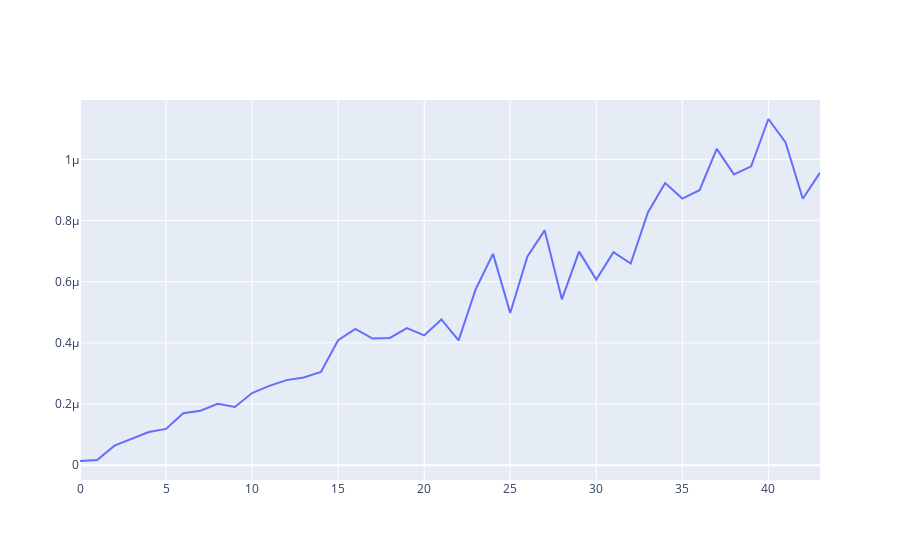

The notebook cell this image was saved under:
### Code cell
import plotly.graph_objs as go
import plotly.express as px
fig = go.Figure()

# for combination, losses in results.items():
for i in range(1):
    scatter = go.Scatter(
        x=list(range(len(cache['improvements_cache']))),
        y=cache['improvements_cache'],
        mode='lines',
        name=combination,
        hovertext=combination
        )
    
    fig.add_trace(scatter)

fig.show()

### Figure 1 — Plotly figure (JSON) as saved in the notebook; plotly's stock layout.template omitted (floating-point values rounded to 4 significant figures)
{"data": [{"hovertext": "3_True_0.01_10_8_False_[3, 3, 3]_35_['max', 'avg']", "mode": "lines", "name": "3_True_0.01_10_8_False_[3, 3, 3]_35_['max', 'avg']", "type": "scatter", "x": [0, 1, 2, 3, 4, 5, 6, 7, 8, 9, 10, 11, 12, 13, 14, 15, 16, 17, 18, 19, 20, 21, 22, 23, 24, 25, 26, 27, 28, 29, 30, 31, 32, 33, 34, 35, 36, 37, 38, 39, 40, 41, 42, 43], "y": [1.361e-08, 1.7e-08, 6.388e-08, 8.703e-08, 1.083e-07, 1.186e-07, 1.701e-07, 1.782e-07, 2.008e-07, 1.903e-07, 2.358e-07, 2.593e-07, 2.781e-07, 2.869e-07, 3.048e-07, 4.088e-07, 4.456e-07, 4.14e-07, 4.161e-07, 4.482e-07, 4.244e-07, 4.767e-07, 4.083e-07, 5.764e-07, 6.91e-07, 4.979e-07, 6.828e-07, 7.68e-07, 5.423e-07, 6.984e-07, 6.068e-07, 6.968e-07, 6.594e-07, 8.264e-07, 9.226e-07, 8.719e-07, 8.992e-07, 1.034e-06, 9.51e-07, 9.773e-07, 1.132e-06, 1.055e-06, 8.715e-07, 9.567e-07]}], "layout": {}}
